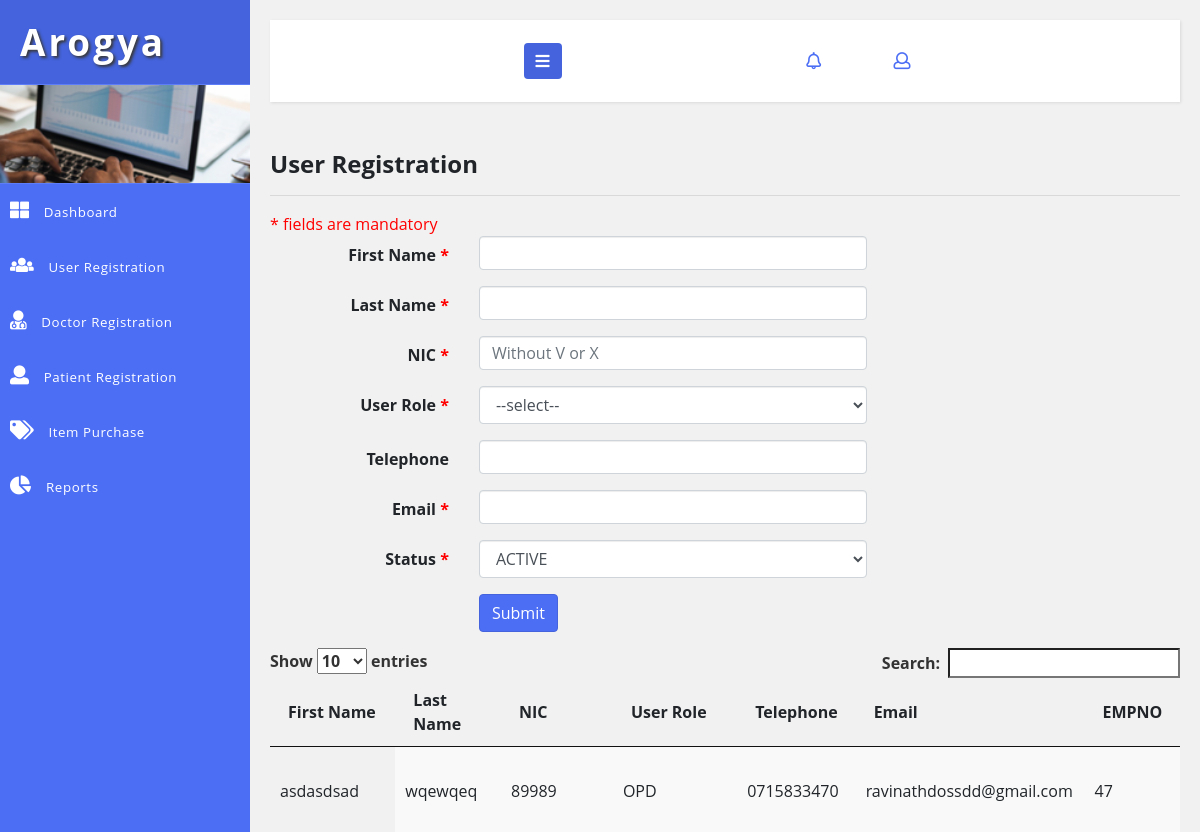
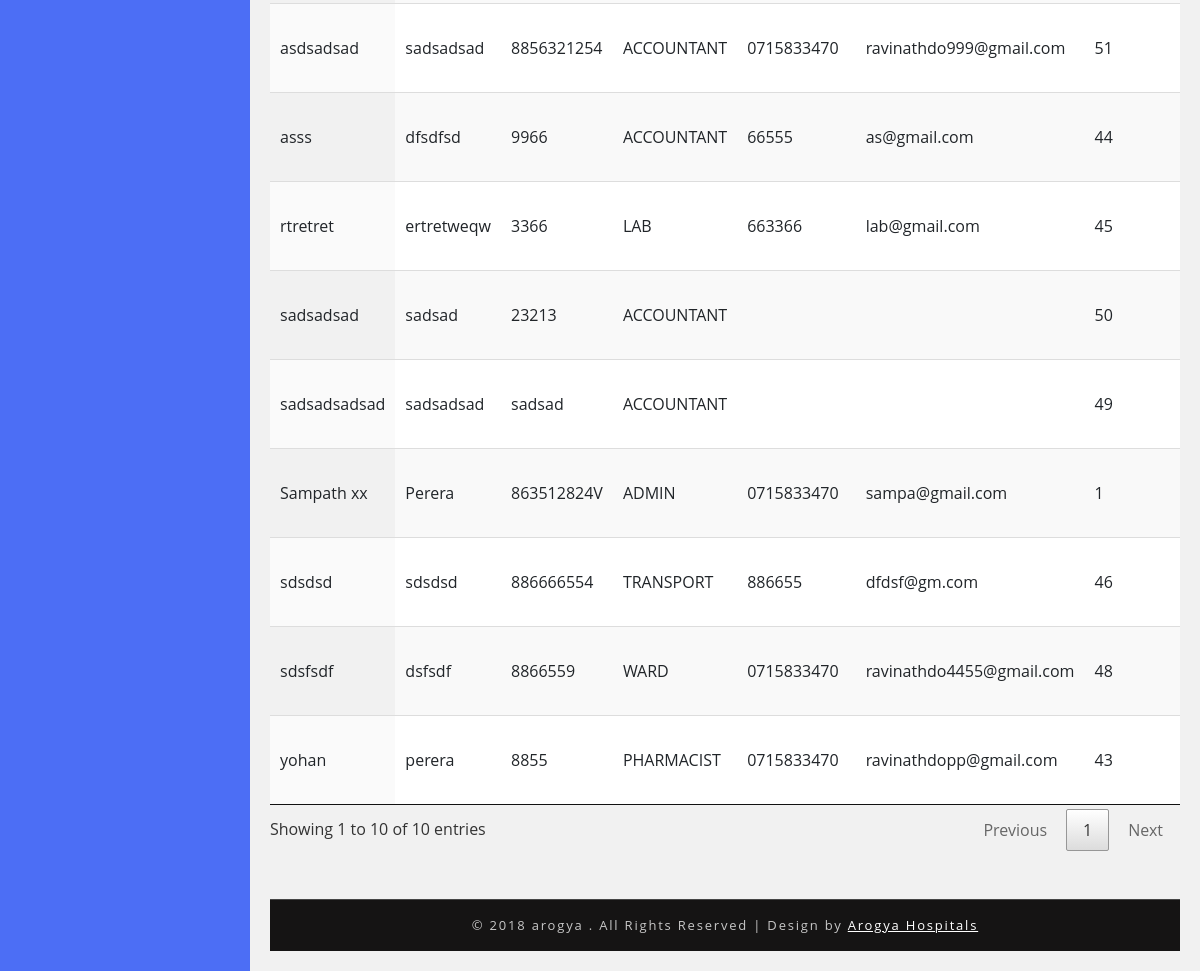
Screenshot of /admin/user-registration.php with the database file from the repository (2 pictures, top to bottom).
### tables this page shows
CREATE TABLE `hms_user` (
  `id` int(5) NOT NULL AUTO_INCREMENT,
  `first_name` varchar(100) DEFAULT NULL,
  `last_name` varchar(100) DEFAULT NULL,
  `nic` varchar(12) DEFAULT NULL,
  `pword` text DEFAULT NULL,
  `user_role` varchar(20) DEFAULT NULL,
  `telephone` varchar(20) DEFAULT NULL,
  `email` varchar(100) DEFAULT NULL,
  `empno` varchar(10) DEFAULT NULL,
  `status_code` varchar(20) DEFAULT NULL,
  `created_date` timestamp NOT NULL DEFAULT current_timestamp(),
  `created_user` int(5) DEFAULT NULL,
  PRIMARY KEY (`id`),
  UNIQUE KEY `NewIndex1` (`nic`)
);

### DB.php (called while the page is built, shortened)
<?php
function getDBConnection() {
    $servername = "localhost";
    $username = "root";
    $password = "123";
    $db = "hmsdb";
    $conn = mysqli_connect($servername, $username, $password, $db);
    if (!$conn) {
        die("Connection failed: " . mysqli_connect_error());
    } else {
        return $conn;
    }
}
function getData($sql) {
    $conn = getDBConnection();
    $result = mysqli_query($conn, $sql);
    if (mysqli_num_rows($result) > 0) {
        return $result;
    } else {
        return FALSE;
    }
}
?>

### admin/user-registration.php (the view, shortened to what this page needs)
<?php
include '../DB.php';
?>
<!DOCTYPE html>
<html lang="en">
    <head>
        <link rel="stylesheet" href="https://maxcdn.bootstrapcdn.com/bootstrap/3.3.7/css/bootstrap.min.css">
        <link rel="stylesheet" href="https://maxcdn.bootstrapcdn.com/font-awesome/4.7.0/css/font-awesome.min.css">
        <link href="../css/bootstrap.css" rel="stylesheet" type="text/css" media="all" />
        <link href="../css/style.css" rel="stylesheet" type="text/css" media="all" />
        <link rel="stylesheet" href="../css/style4.css">
        <link href="../css/fontawesome-all.css" rel="stylesheet">
    </head>
    <body>
        <div class="wrapper">
            <nav id="sidebar">
                <div class="sidebar-header">
                    <h1>
                        <a href="#">Arogya</a>
                    </h1>
                </div>
                <div class="profile-bg"></div>
                <?php
                include_once '../_tree_admin.php';
                ?>
            </nav>
            <div id="content">
                <?php include_once '../_top_bar.php'; ?>
                <div class="blank-page-content">
                    <h4>User Registration</h4>
                    <hr>
                    <div class="row">
                        <div class="col-md-8">
                            <form class="form-horizontal"  onsubmit="return inputValidate()" action="<?php $_SERVER['SERVER_NAME'] ?>/<?= $_SESSION['sitename'] ?>/admin/user-registration.php" method="post">
                                <span class="mando-msg">* fields are mandatory</span>
                                <div class="form-group">
                                    <label for="text" class="control-label col-xs-4">First Name <span class="mando-msg">*</span></label>
                                    <div class="col-xs-8">
                                        <input id="first_name" name="first_name" type="text"  required="" class="form-control">
                                    </div>
                                </div>
                                <div class="form-group">
                                    <label for="text1" class="control-label col-xs-4">Last Name <span class="mando-msg">*</span></label>
                                    <div class="col-xs-8">
                                        <input id="last_name" name="last_name" type="text" required="" class="form-control">
                                    </div>
                                </div>
                                <div class="form-group">
                                    <label for="text2" class="control-label col-xs-4">NIC <span class="mando-msg">*</span></label>
                                    <div class="col-xs-8">
                                        <input id="nic" name="nic" type="number" required="" class="form-control" placeholder="Without V or X">
                                    </div>
                                </div>
                                <div class="form-group">
                                    <label for="select" class="control-label col-xs-4">User Role <span class="mando-msg">*</span></label>
                                    <div class="col-xs-8">
                                        <select id="select" name="user_role" required="" class="select form-control">
                                            <option value="">--select--</option>
                                        </select>
                                    </div>
                                </div>
                                <div class="form-group">
                                    <label for="text3" class="control-label col-xs-4">Telephone</label>
                                    <div class="col-xs-8">
                                        <input id="text3" name="telephone" type="text" class="form-control">
                                    </div>
                                </div>
                                <div class="form-group">
                                    <label for="text4" class="control-label col-xs-4">Email <span class="mando-msg">* </span></label>
                                    <div class="col-xs-8">
                                        <input id="text4" name="email" type="email" class="form-control">
                                    </div>
                                </div>
                                <div class="form-group">
                                    <label for="select1" class="control-label col-xs-4">Status <span class="mando-msg">*</span></label>
                                    <div class="col-xs-8">
                                        <select id="select1" name="status_code" class="select form-control">
                                            <option value="ACTIVE">ACTIVE</option>
                                        </select>
                                    </div>
                                </div>
                                <div class="form-group row">
                                    <div class="col-xs-offset-4 col-xs-8">
                                        <button name="btnReg" type="submit"  class="btn btn-primary">Submit</button>
                                    </div>
                                </div>
                            </form>
                        </div>
                        <div class="col-md-4"></div>
                    </div>
                    <table id="example" class="display table-responsive" cellspacing="0" width="100%">
                        <thead>
                            <tr>
                                <th>First Name</th>
                                <th>Last Name</th>
                                <th>NIC</th>
                                <th>User Role</th>
                                <th>Telephone</th>
                                <th>Email</th>
                                <th>EMPNO</th>
                            </tr>
                        </thead>
                        <tbody>
                            <?php
                            $sql = " SELECT * FROM hms_user ";
                            $resultx = getData($sql);
                            if ($resultx != FALSE) {
                                while ($row = mysqli_fetch_assoc($resultx)) {
                                    ?>
                                    <tr>
                                        <td><?= $row['first_name'] ?></td>
                                        <td><?= $row['last_name'] ?></td>
                                        <td><?= $row['nic'] ?></td>
                                        <td><?= $row['user_role'] ?></td>
                                        <td><?= $row['telephone'] ?></td>
                                        <td><?= $row['email'] ?></td>
                                        <td><?= $row['id'] ?></td>
                                    </tr>
                                    <?php
                                }
                            }
                            ?>
                        </tbody>
                    </table>
                </div>
                <?php include '../_footer.php'; ?>
            </div>
        </div>
        <link href="../css/jquery.dataTables.min.css" rel="stylesheet" type="text/css"/>
    </body>
</html>

### css/style.css (style rules this page uses)
html, body { margin: 0; font-size: 100%; font-family: 'Open Sans', sans-serif; background: #fff; }
.blank-page-content { min-height: 480px; }
.mando-msg { color: red; }
body a { text-decoration: none; transition: 0.5s all; -webkit-transition: 0.5s all; -moz-transition: 0.5s all; -o-transition: 0.5s all; -ms-transition: 0.5s all; }
input[type="button"], button[type="submit"] { transition: 0.5s all; -webkit-transition: 0.5s all; -moz-transition: 0.5s all; -o-transition: 0.5s all; -ms-transition: 0.5s all; }
h1, h2, h3, h4, h5, h6 { margin: 0; font-weight: 700; }
label { margin: 0; }
.profile-bg { border: 1px solid #5d7cf7; border-left: none; border-right: none; background: url(../images/menu1.jpg)no-repeat 0px 0px; -webkit-background-size: cover; -moz-background-size: cover; -o-background-size: cover; -ms-background-size: cover; background-size: cover; min-height: 100px; }
.table-responsive { display: block; width: 100%; overflow-x: auto; }
.btn-primary { color: #fff; background-color: #4c6ef5; border-color: #4463dc; }

### css/style4.css (style rules this page uses)
body { font-family: 'Open Sans', sans-serif; background: #f1f1f1; }
a, a:hover, a:focus { color: inherit; text-decoration: none; transition: all 0.3s; }
i, span { display: inline-block; }
.wrapper { display: flex; align-items: stretch; }
#sidebar { min-width: 250px; max-width: 250px; background: #4c6ef5; color: #fff; transition: all 0.3s; }
.sidebar-header h1 { font-size: 2.3em; letter-spacing: 3px; color: #fff; text-shadow: 2px 2px 3px #39393a; }
#sidebar .sidebar-header { padding: 20px; background: #4463dc; }
#content { padding: 20px; min-height: 100vh; transition: all 0.3s; overflow: hidden; width: 100%; }

### rows the page displays
hms_user: first_name "Sampath xx", last_name "Perera", nic "863512824V", user_role "ADMIN", telephone "0715833470", email "sampa@gmail.com", id "1"
hms_user: first_name "yohan", last_name "perera", nic "8855", user_role "PHARMACIST", telephone "0715833470", email "ravinathdopp@gmail.com", id "43"
hms_user: first_name "asss", last_name "dfsdfsd", nic "9966", user_role "ACCOUNTANT", telephone "66555", email "as@gmail.com", id "44"
hms_user: first_name "rtretret", last_name "ertretweqw", nic "3366", user_role "LAB", telephone "663366", email "lab@gmail.com", id "45"
hms_user: first_name "sdsdsd", last_name "sdsdsd", nic "886666554", user_role "TRANSPORT", telephone "886655", email "dfdsf@gm.com", id "46"
hms_user: first_name "asdasdsad", last_name "wqewqeq", nic "89989", user_role "OPD", telephone "0715833470", email "ravinathdossdd@gmail.com", id "47"
hms_user: first_name "sdsfsdf", last_name "dsfsdf", nic "8866559", user_role "WARD", telephone "0715833470", email "ravinathdo4455@gmail.com", id "48"
hms_user: first_name "sadsadsadsad", last_name "sadsadsad", nic "sadsad", user_role "ACCOUNTANT", id "49"
hms_user: first_name "sadsadsad", last_name "sadsad", nic "23213", user_role "ACCOUNTANT", id "50"
hms_user: first_name "asdsadsad", last_name "sadsadsad", nic "8856321254", user_role "ACCOUNTANT", telephone "0715833470", email "ravinathdo999@gmail.com", id "51"
